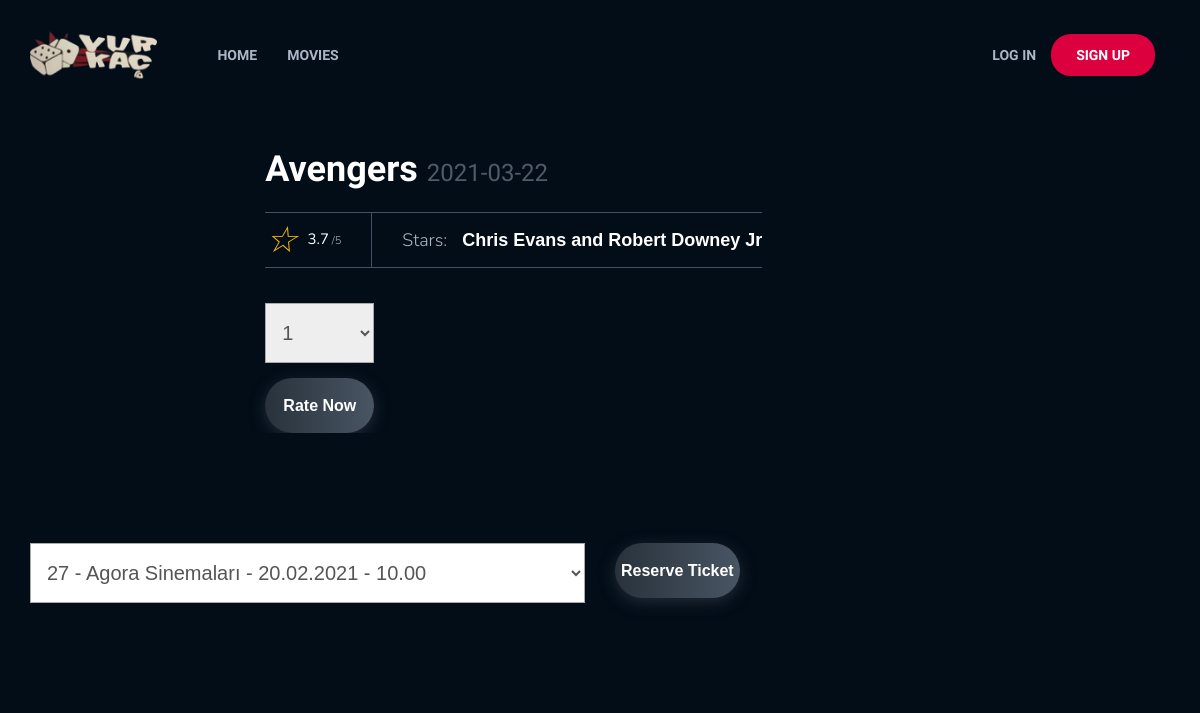
The app's page /moviesingle/detay/3 with its own data.
### tables this page shows
CREATE TABLE `movie` (
  `id` int(11) NOT NULL,
  `name` varchar(100) NOT NULL,
  `category` varchar(100) NOT NULL,
  `duration` int(11) NOT NULL,
  `release_date` date NOT NULL,
  `rate_number` float NOT NULL,
  `rate_count` int(11) NOT NULL,
  `director` varchar(100) NOT NULL,
  `star_1` varchar(100) NOT NULL,
  `star_2` varchar(100) NOT NULL,
  `image` blob DEFAULT NULL
);

### application/controllers/Moviesingle.php (called while the page is built, shortened)
<?php
class Moviesingle extends CI_Controller {
    public function __construct() {
        $this->load->helper('url');
    }
    public function detay($id) {
        $result = $this->db->select('*')->from('movie')->where('id',$id)->get()->row();
        $this->load->view('frontend/moviesingle', $result);
    }
}

### index.php (called while the page is built, shortened)
<?php
require_once BASEPATH.'core/CodeIgniter.php';

### application/views/frontend/moviesingle.php (the view, shortened to what this page needs)
<!DOCTYPE html>
<html lang="en" class="no-js">
<head>
	<?php $customer=$this->session->userdata('user'); ?>
	<link rel="stylesheet" href="<?php echo base_url('assets/front/css/plugins.css'); ?>">
	<link rel="stylesheet" href="<?php echo base_url('assets/front/css/style.css'); ?>">
	<link rel="stylesheet" href="<?php echo base_url('assets/front/css/button.css'); ?>">
</head>
<body>
<header class="ht-header">
	<div class="container">
		<nav class="navbar navbar-default navbar-custom">
				<div class="navbar-header logo">
				    <a href="<?php echo base_url(''); ?>"><img class="logo" src= " <?php echo base_url('assets\front'); ?> \images\logo1.png" alt=""></a>
			    </div>
				<div class="collapse navbar-collapse flex-parent" id="bs-example-navbar-collapse-1">
					<ul class="nav navbar-nav flex-child-menu menu-left">
						<li class="dropdown first">
							<a href= "<?php echo site_url(''); ?>" class="btn btn-default lv1" >
							Home
							</a>
						</li>
						<li class="dropdown first">
							<a href= "<?php echo site_url('movies'); ?>" class="btn btn-default lv1" >
							movies
							</a>
						</li>
					</ul>
					<?php if($this->session->userdata('durum')){?>
						<ul class="nav navbar-nav flex-child-menu menu-right">
						<li> <a class="btn btn-default"> <?php echo $customer->name ?></a></li>
						<li class="btn"><a href="<?php echo base_url('useractivities/logout');?>">log out</a></li>
						</ul>
						<?php }
					else{ ?>
						<ul class="nav navbar-nav flex-child-menu menu-right">
						<li class="loginLink"><a href="#">LOG In</a></li>
						<li class="btn signupLink"><a href="#">sign up</a></li>
						</ul>
					<?php } ?>
				</div>
	    </nav>
	</div>
</header>
<div class="hero mv-single-hero">
	<div class="container">
	</div>
</div>
<div class="page-single movie-single movie_single movie-single-pad">
	<div class="container">
		<div class="row ipad-width2">
			<div class="col-md-12 col-sm-12 col-xs-12">
				<div class="movie-single-ct main-content">
				<div class="movie-item-style-2">
				<div>
					<h1 class="bd-hd"><?php echo $name?> <span><?php echo $release_date?></span></h1>
					<div class="movie-rate">
						<div class="rate">
							<i>&#9734;</i>
							<p><span><?php echo number_format((float)$rate_number,1,'.','')?></span> /5<br>
							</p>
						</div>
						<div class="rate-star">
							<p>Stars:  </p>
							<h5 style="color: white;"><span><?php echo $star_1." and ".$star_2?></span></h5>
						</div>
					</div>
			<?php if($this->session->userdata('durum')){?>
			<form action= <?php echo base_url('useractivities/rateMovie')?> method="post">
				<div class="col-md-3 col-sm-12 col-xs-12 arif">
					<div class="form-group input-group">
						<select id="rate-option"  class="form-control" name="rate_value">
							<option value="<?php echo '1-'.$id ?>" > 1 </option>
							<option value="<?php echo '2-'.$id ?>" > 2 </option>
							<option value="<?php echo '3-'.$id ?>" > 3 </option>
							<option value="<?php echo '4-'.$id ?>" > 4 </option>
							<option value="<?php echo '5-'.$id ?>" > 5 </option>
						</select>
					</div>
					<div class="wrapper">
						<button class="btn-hover color-8" type="submit">Rate Now</button>
					</div>
				</div>
			</form>
			<?php }
			else{ ?>
			<form  method="post">
				<div class="col-md-3 col-sm-12 col-xs-12 arif">
					<div class="form-group input-group">
						<select id="rate-option"  class="form-control" name="rate_value" disabled>
							<option value="" > 1 </option>
						</select>
					</div>
					<div class="wrapper">
						<button class="btn-hover color-8" type="submit" disabled>Rate Now</button>
					</div>
				</div>
			</form>
			<?php } ?>
			</div>
			</div>
			<form action="" method="post">
			<div class="col-md-6 col-sm-12 col-xs-12 arif">
					<div class="form-group input-group">
                        <select id="theater-option"  class="form-control" name="team">
						<?php
						$session_query =  $this->db->query("SELECT * FROM sessions where movie_id=$id;");
						foreach ($session_query->result_array() as $sessions)
						{
							$a = $sessions['theater_id'];
							$query = $this->db->query("SELECT * FROM theater where id=$a ;");
							foreach ($query->result_array() as $theater){ ?>
                            <option > <?php echo $sessions['id']." - ".$theater['location']." -  ".$sessions['session_date']."  -  ".$sessions['session_time']; ?> </option>
						<?php }
						} ?>
						</select>
					</div>
			</div>
			<div class="col-md-6 col-sm-12 col-xs-12">
				<div class="movie-img sticky-sb single-movv">
						<div class="btn-transform transform-vertical">
						<div class="wrapper">
						<button class="btn-hover color-8" type="submit" name="submit">Reserve Ticket</button>
				</div>
			</div>
		</form>
		</div>
	</div>
</div>
</body>
</html>

### assets/front/css/button.css (style rules this page uses)
.btn-hover { width: 200px; font-size: 16px; font-weight: 600; width: 100%; color: #fff; cursor: pointer; height: 55px; text-align:center; border: none; background-size: 300% 100%; border-radius: 50px; -moz-transition: all .4s ease-in-out; -o-transition: all .4s ease-in-out; -webkit-transition: all .4s ease-in-out; transition: all .4s ease-in-out; }
.btn-hover.color-8 { background-image: linear-gradient(to right, #29323c, #485563, #2b5876, #4e4376); box-shadow: 0 4px 15px 0 rgba(45, 54, 65, 0.75); }

### records on screen
movie: name "Avengers", release_date "2021-03-22", rate_number "3.7", star_1 "Chris Evans", star_2 "Robert Downey Jr"

### other values on screen
form field team "27 - Agora Sinemaları - 20.02.2021 - 10.00"
